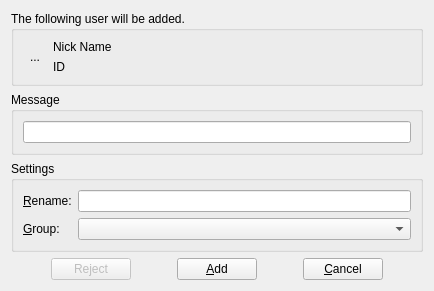
<?xml version="1.0" encoding="UTF-8"?>
<ui version="4.0">
 <class>AddContactDialog</class>
 <widget class="QDialog" name="AddContactDialog">
  <property name="geometry">
   <rect>
    <x>0</x>
    <y>0</y>
    <width>340</width>
    <height>324</height>
   </rect>
  </property>
  <property name="windowTitle">
   <string>Dialog</string>
  </property>
  <layout class="QGridLayout" name="gridLayout_2">
   <property name="sizeConstraint">
    <enum>QLayout::SetFixedSize</enum>
   </property>
   <item row="0" column="0">
    <widget class="QGroupBox" name="groupBoxUserInfo">
     <property name="sizePolicy">
      <sizepolicy hsizetype="Expanding" vsizetype="Expanding">
       <horstretch>0</horstretch>
       <verstretch>0</verstretch>
      </sizepolicy>
     </property>
     <property name="title">
      <string>The following user will be added.</string>
     </property>
     <layout class="QGridLayout" name="gridLayout_3">
      <item row="0" column="0" rowspan="2">
       <widget class="QToolButton" name="toolButtonUserFace">
        <property name="focusPolicy">
         <enum>Qt::NoFocus</enum>
        </property>
        <property name="text">
         <string notr="true">...</string>
        </property>
        <property name="icon">
         <iconset resource="../resources.qrc">
          <normaloff>:/resources/images/logo_128_128.png</normaloff>:/resources/images/logo_128_128.png</iconset>
        </property>
        <property name="iconSize">
         <size>
          <width>48</width>
          <height>48</height>
         </size>
        </property>
        <property name="autoRaise">
         <bool>true</bool>
        </property>
       </widget>
      </item>
      <item row="0" column="1">
       <widget class="QLabel" name="labelUserNickName">
        <property name="sizePolicy">
         <sizepolicy hsizetype="Expanding" vsizetype="Preferred">
          <horstretch>0</horstretch>
          <verstretch>0</verstretch>
         </sizepolicy>
        </property>
        <property name="text">
         <string>Nick Name</string>
        </property>
       </widget>
      </item>
      <item row="1" column="1">
       <widget class="QLabel" name="labelUserID">
        <property name="sizePolicy">
         <sizepolicy hsizetype="Expanding" vsizetype="Preferred">
          <horstretch>0</horstretch>
          <verstretch>0</verstretch>
         </sizepolicy>
        </property>
        <property name="text">
         <string>ID</string>
        </property>
       </widget>
      </item>
     </layout>
    </widget>
   </item>
   <item row="1" column="0">
    <widget class="QGroupBox" name="groupBoxMessage">
     <property name="sizePolicy">
      <sizepolicy hsizetype="Expanding" vsizetype="Preferred">
       <horstretch>0</horstretch>
       <verstretch>0</verstretch>
      </sizepolicy>
     </property>
     <property name="title">
      <string>Message</string>
     </property>
     <layout class="QHBoxLayout" name="horizontalLayout_2">
      <item>
       <widget class="QLineEdit" name="lineEditMessage"/>
      </item>
     </layout>
    </widget>
   </item>
   <item row="2" column="0">
    <widget class="QGroupBox" name="groupBoxSettings">
     <property name="title">
      <string>Settings</string>
     </property>
     <layout class="QGridLayout" name="gridLayout">
      <item row="0" column="0">
       <widget class="QLabel" name="labelRename">
        <property name="text">
         <string>&amp;Rename:</string>
        </property>
        <property name="buddy">
         <cstring>lineEditRename</cstring>
        </property>
       </widget>
      </item>
      <item row="0" column="1">
       <widget class="QLineEdit" name="lineEditRename"/>
      </item>
      <item row="1" column="0">
       <widget class="QLabel" name="labelGroup">
        <property name="text">
         <string>&amp;Group:</string>
        </property>
        <property name="buddy">
         <cstring>comboBoxGroup</cstring>
        </property>
       </widget>
      </item>
      <item row="1" column="1">
       <widget class="QComboBox" name="comboBoxGroup">
        <property name="sizePolicy">
         <sizepolicy hsizetype="Expanding" vsizetype="Fixed">
          <horstretch>0</horstretch>
          <verstretch>0</verstretch>
         </sizepolicy>
        </property>
       </widget>
      </item>
     </layout>
    </widget>
   </item>
   <item row="3" column="0">
    <layout class="QHBoxLayout" name="horizontalLayout">
     <item>
      <spacer name="horizontalSpacer_3">
       <property name="orientation">
        <enum>Qt::Horizontal</enum>
       </property>
       <property name="sizeHint" stdset="0">
        <size>
         <width>40</width>
         <height>20</height>
        </size>
       </property>
      </spacer>
     </item>
     <item>
      <widget class="QPushButton" name="pushButtonReject">
       <property name="enabled">
        <bool>false</bool>
       </property>
       <property name="text">
        <string>Reject</string>
       </property>
      </widget>
     </item>
     <item>
      <spacer name="horizontalSpacer_4">
       <property name="orientation">
        <enum>Qt::Horizontal</enum>
       </property>
       <property name="sizeHint" stdset="0">
        <size>
         <width>40</width>
         <height>20</height>
        </size>
       </property>
      </spacer>
     </item>
     <item>
      <widget class="QPushButton" name="pushButtonAddAsAContact">
       <property name="text">
        <string>&amp;Add</string>
       </property>
      </widget>
     </item>
     <item>
      <spacer name="horizontalSpacer">
       <property name="orientation">
        <enum>Qt::Horizontal</enum>
       </property>
       <property name="sizeHint" stdset="0">
        <size>
         <width>40</width>
         <height>20</height>
        </size>
       </property>
      </spacer>
     </item>
     <item>
      <widget class="QPushButton" name="pushButtonCancel">
       <property name="text">
        <string>&amp;Cancel</string>
       </property>
      </widget>
     </item>
     <item>
      <spacer name="horizontalSpacer_2">
       <property name="orientation">
        <enum>Qt::Horizontal</enum>
       </property>
       <property name="sizeHint" stdset="0">
        <size>
         <width>40</width>
         <height>20</height>
        </size>
       </property>
      </spacer>
     </item>
    </layout>
   </item>
  </layout>
 </widget>
 <resources>
  <include location="../resources.qrc"/>
 </resources>
 <connections>
  <connection>
   <sender>pushButtonCancel</sender>
   <signal>clicked()</signal>
   <receiver>AddContactDialog</receiver>
   <slot>reject()</slot>
   <hints>
    <hint type="sourcelabel">
     <x>271</x>
     <y>228</y>
    </hint>
    <hint type="destinationlabel">
     <x>169</x>
     <y>125</y>
    </hint>
   </hints>
  </connection>
 </connections>
</ui>
